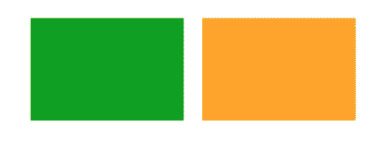
#> input picture labeling/img.jpg, 390 x 142 px, found by its file name
$ python negative.py
#> lines starting #> are read from the running program, lines starting #| are printed output that depends on the picture
from PIL import Image

def convert(img, newImg, i, j):
    r, g, b = img.getpixel((i,j))
    newR = abs(r-255)
    newG = abs(g-255)
    newB = abs(b-255)
    newImg.putpixel((i,j), (newR, newG, newB))

img = Image.open('img.jpg')
#> img is the input picture: PIL image 390x142 RGB; mean R, G, B 186.6, 201.9, 132.4
width, height = img.size
#> width = 390; height = 142

newImg = Image.new(mode = "RGB", size = (width, height))
#> newImg: PIL image 390x142 RGB; every value is 0

for i in range(width):
    for j in range(height):
        convert(img, newImg, i, j)
#> this loop made 390 passes

newImg.save("img-negative.jpg")
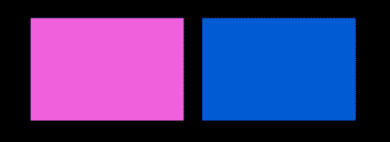
#> saved as img-negative.jpg: PIL image 390x142 RGB; mean R, G, B 68.4, 53.1, 122.6
